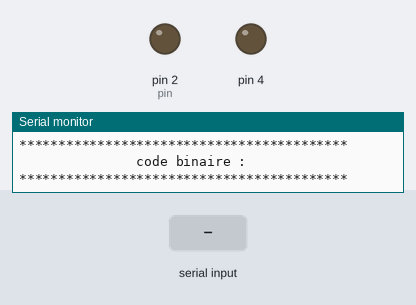
Simulated run of this sketch. Board: Arduino Uno, built with avr-gcc and run on an emulated ATmega328P. Shown: output pins drawn as LEDs (lit = HIGH), the last lines printed to the serial monitor. Dashed ring = blinking. The inputs (shaded band) are chosen by the test bench.

Above: at 1.2 s.
1.3 s: "1" received over Serial
At 1.9 s:
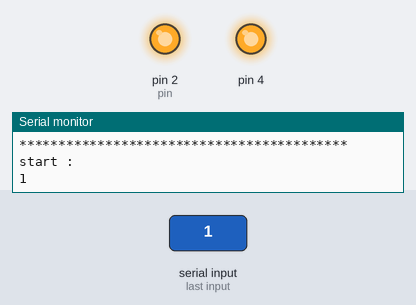
4.2 s: "/" received over Serial
At 4.6 s:
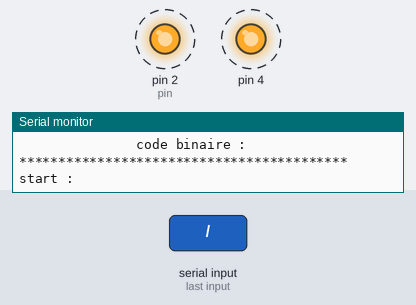
Timing chart, 0 to 7.2 s (numbered marks = the images above; inputs shaded):
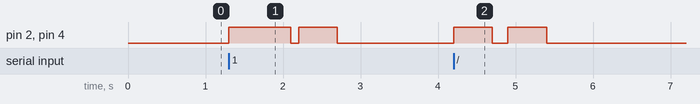

Measured:
- after the input at 1.3 s, pin 2 (pin), pin 4: LOW → HIGH at once, → LOW 0.80 s later, → HIGH 0.10 s later, → LOW 0.50 s later
- after the input at 4.2 s, pin 2 (pin), pin 4: alternates HIGH for 0.50 s and LOW for 0.20 s, 4 changes in all, then stays LOW, starting at once

The sketch:

bin_sat_send.ino
```cpp
int pin=2;
int vitesse = 10; ////televerse speed///ideal=10
int v= vitesse*10;


int checkcnx()
{
    digitalWrite(pin, HIGH);
    digitalWrite(4, HIGH);
    delay(v*5);
    digitalWrite(pin, LOW);
    digitalWrite(4, LOW);
    return 1;
}


void encrypter(char c)
{

  switch (c) {


    case '1':
    digitalWrite(pin, HIGH);
    digitalWrite(4, HIGH);
    delay(v*3);
    digitalWrite(pin, LOW);
    digitalWrite(4, LOW);
    break;

    case '0':
    digitalWrite(pin, LOW);
    digitalWrite(4, LOW);
    delay(v*3);
    break;

    case '/':
    digitalWrite(pin, LOW);
    digitalWrite(4, LOW);
    delay(v*1);
    break;

  }
}


void setup() {

  pinMode(pin, OUTPUT);
  pinMode(4, OUTPUT);
  Serial.begin(9600);
}

int x=0;
int cnx=0;
void loop()
{
char c;

if(x==0){
 Serial.println("\n******************************************");
 Serial.println("               code binaire :");
 Serial.println("******************************************");
 x=1;

 }

while(Serial.available()){
  if(cnx==0){Serial.print("\nstart :\n");
  cnx=checkcnx();
  }//alert debut
  x=0;
  c=(char)Serial.read() ;
  Serial.print(c);
  encrypter(c);
  encrypter('/');
}
if(cnx==1){Serial.print("\nfin.\n");
cnx=checkcnx();
}//alert fin
cnx=0;}
```
